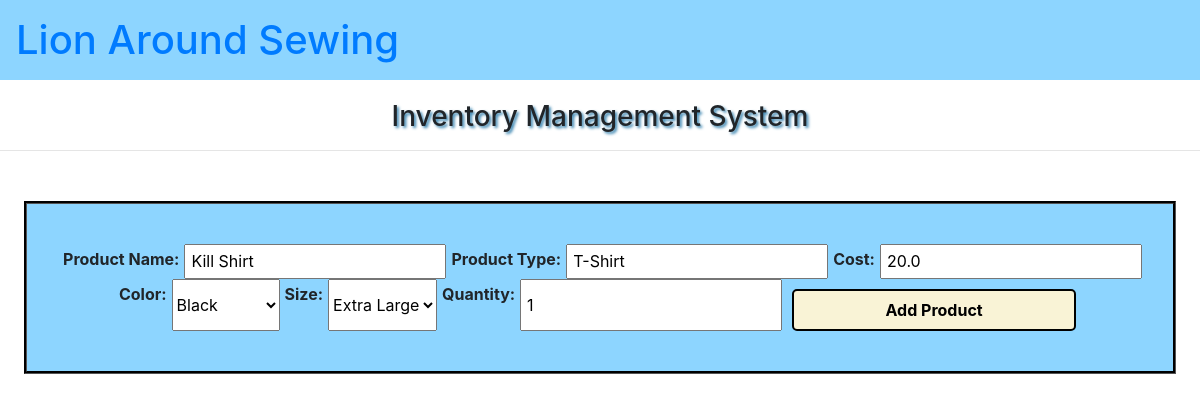
The page /edit/3 on the database its author committed.
### accounts/models.py (models this page shows, shortened)
class Product(models.Model):
    COLORS = (
           ('Black', 'Black'),
           ('Blue', 'Blue'),
           ('Dark Green', 'Dark Green'),
           ('Galaxy', 'Galaxy'),
           ('Gray', 'Gray'),
           ('Green', 'Green'),
           ('Orange', 'Orange'),
           ('Pink', 'Pink'),
           ('Purple', 'Purple'),
           ('Red', 'Red'),
           ('Rifle Green', 'Rifle Green'),
           ('Yellow', 'Yellow'),
           ('White', 'White'),
             )
    SIZES = (
           ('Baby', 'Baby'),
           ('Mini', 'Mini'),
           ('Small', 'Small'),
           ('Medium', 'Medium'),
           ('Large', 'Large'),
           ('Extra Large', 'Extra Large'),
            )
    product_Name = models.CharField(max_length=200, null=True)
    product_Type = models.CharField(max_length=200, null=True)
    cost = models.FloatField(null=True)
    color = models.CharField(max_length=200, null = True, choices = COLORS)
    size = models.CharField(max_length=200, null = True, choices = SIZES)
    quantity = models.IntegerField(null=True)

### accounts/views.py (the view)
# urls.py: path('edit/<int:id>', views.editEntry, name = 'edit_product'),
def editEntry(request, id):
    product = Product.objects.get(id=id)
    form = ProductForm(instance=product)
    if request.method == 'POST':
        form = ProductForm(request.POST, instance=product)
        if form.is_valid():
            form.save()
            return redirect(home)
    context = {'form': form}
    return render(request, 'accounts/product_form.html', context)

### accounts/forms.py
class ProductForm(ModelForm):
    class Meta:
        model = Product
        fields ='__all__'

### accounts/templates/accounts/product_form.html (shortened to what this page needs)
{% extends 'main.html' %}
{% load static %}
{% block extended_styling %}
<link rel="stylesheet" type="text/css" href="{% static 'css/edit_form.css' %}">
{% endblock %}
{% block content %}
    <form action="" method= "POST" id="formid">
        {{form}}
        <input type="submit" name="Submit" value="Add Product" class="submit_button">
    </form>
{% endblock %}

### accounts/static/css/edit_form.css (style rules this page uses)
#formid { background-color: #8DD5FF; border: 3px groove #000; margin-left: 2%; margin-right: 2%; margin-top: 50px; padding: 40px 5px 40px 5px; display: flex; flex-wrap: wrap; justify-content: center; }
#formid label { font-weight: bold; padding-right: 5px; padding-left: 5px; padding-top: 3px; }
#formid input { padding-left: 5px; padding-right: 5px; }
.submit_button { background-color:#F9F3D6; width: 25%; margin: 10px 10px 0px 10px; padding: 7px 5px 7px 5px; font-weight: bold; border-radius: 5px; border: 2px solid #000; }

### rows shown on the page
Product: product_Name "Kill Shirt", product_Type "T-Shirt", cost "20.0", color "Black", size "Extra Large", quantity "1"
